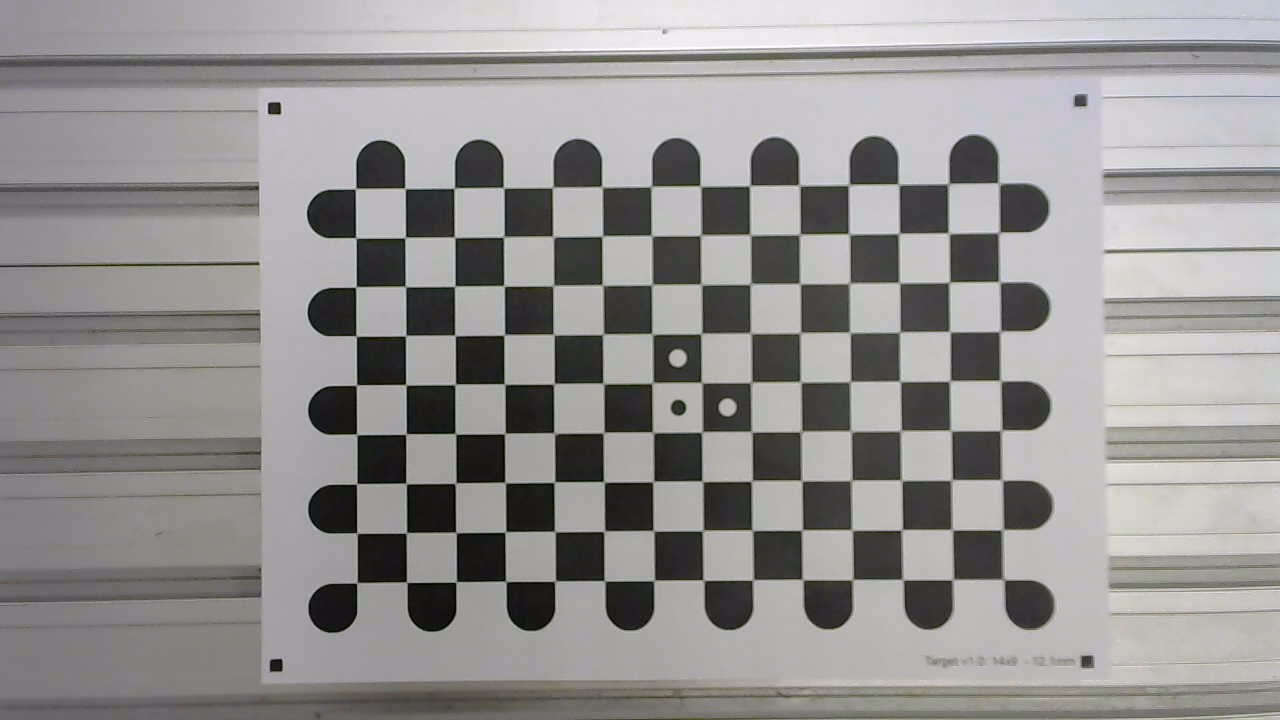
#> input picture A.png, 1280 x 720 px; its folder holds 5 pictures in this run; the run also reads 1 picture not shown here
$ python real.py
#> lines starting #> are read from the running program, lines starting #| are printed output that depends on the picture; after the words box and inside, x2 and y2 are one past the last pixel; in counts of white or black regions, pixels touching at a corner belong together
### pose_estimation.py
import cv2 as cv
import numpy as np
import glob

CHECKERBOARD_WIDTH = 9
CHECKERBOARD_HEIGHT = 14
SQUARE_SIZE = 0.017
criteria = (cv.TERM_CRITERIA_EPS + cv.TERM_CRITERIA_MAX_ITER, 30, 0.001)


def objpgen(middle):
    objp = np.zeros((CHECKERBOARD_HEIGHT * CHECKERBOARD_WIDTH, 3), np.float32)
    objp[:, :2] = np.mgrid[0:CHECKERBOARD_HEIGHT, 0:CHECKERBOARD_WIDTH].T.reshape(-1, 2)

    if middle:
        for i in range(len(objp)):
            objp[i][0] -= (CHECKERBOARD_HEIGHT - 1) / 2
            objp[i][1] -= (CHECKERBOARD_WIDTH - 1) / 2

    objp *= SQUARE_SIZE
    return objp


def prepareimage(img):
    lwr = np.array([0, 0, 0])
    upr = np.array([255, 100, 150])
    hsv = cv.cvtColor(img, cv.COLOR_BGR2HSV)
    msk = cv.inRange(hsv, lwr, upr)
    krn = cv.getStructuringElement(cv.MORPH_RECT, (50, 30))
    dlt = cv.dilate(msk, krn, iterations=5)
    res = 255 - cv.bitwise_and(dlt, msk)
    return np.uint8(res)


# === CALIBRATE CAMERA ============================================================================

def calibrate(middle):
    # Prepare object points
    objp = objpgen(middle)

    # Arrays to store object points and image points from all the images.
    objpoints = []  # 3d point in real world space
    imgpoints = []  # 2d points in image plane.

    images = [img for img in glob.glob('*.png') if not img.startswith('~')]
    # Process the images
    for fname in images:
        img = cv.imread(fname)
        imgbw = prepareimage(img)
        # Find the chess board corners
        ret, corners = cv.findChessboardCornersSB(imgbw, (CHECKERBOARD_HEIGHT, CHECKERBOARD_WIDTH), None)
        # If found, add object points, image points (after refining them)
        if ret:
            objpoints.append(objp)
            imgpoints.append(corners)

    # Obtain camera parameters
    ret, mtx, dist, rvecs, tvecs = cv.calibrateCamera(objpoints, imgpoints, imgbw.shape[::-1], None, None)
    print(tvecs)
    return ret, mtx, dist, rvecs, tvecs


# === FIND POSE OF TARGETS ===========================================================================
def findpose(middle, camerat, camerar):
    rvecsarray = []
    tvecsarray = []
    R_gripper2base = []
    T_gripper2base = []

    ret, mtx, dist, rvecs, tvecs = calibrate(middle)
    # Prepare object points
    objp = objpgen(middle)

    images = [img for img in glob.glob('*.png') if not img.startswith('~')]
    for idx, fname in enumerate(images):
        img = cv.imread(fname)
        imgbw = prepareimage(img)
        ret, corners = cv.findChessboardCornersSB(imgbw, (CHECKERBOARD_HEIGHT, CHECKERBOARD_WIDTH ), None)
        if ret:

            corners2 = cv.cornerSubPix(imgbw, corners, (11, 11), (-1, -1), criteria)
            # Find the rotation and translation vectors.
            ret, rvecs, tvecs = cv.solvePnP(objp, corners2, mtx, dist)

            img = cv.drawFrameAxes(img, mtx, None, rvecs, tvecs, SQUARE_SIZE, 3)
            cv.imshow('Pose', img)
            cv.waitKey()

            R_gripper2base.append(np.array([[camerar[idx][0], camerar[idx][1], camerar[idx][2]],
                                            [camerar[idx][3], camerar[idx][4], camerar[idx][5]],
                                            [camerar[idx][6], camerar[idx][7], camerar[idx][8]]]))
            T_gripper2base.append(np.array([[camerat[idx][0]], [camerat[idx][1]], [camerat[idx][2]]]))

            rmatrix, _ = cv.Rodrigues(rvecs, np.eye(3))
            rvecsarray.append(rmatrix)
            tvecsarray.append(tvecs)

    R_cam2gripper, t_cam2gripper = cv.calibrateHandEye(R_gripper2base, T_gripper2base,
                                                       rvecsarray, tvecsarray)
    return mtx, None, R_cam2gripper, t_cam2gripper

def worldposecalc(fname, middle, mtx, dist, R_base2gripper, t_base2gripper, R_cam2gripper, t_cam2gripper):
    objp = objpgen(middle)

    R_base2gripper = np.array([[R_base2gripper[0], R_base2gripper[1], R_base2gripper[2]],
                               [R_base2gripper[3], R_base2gripper[4], R_base2gripper[5]],
                               [R_base2gripper[6], R_base2gripper[7], R_base2gripper[8]]])

    t_base2gripper = np.array([[t_base2gripper[0]], [t_base2gripper[1]], [t_base2gripper[2]]])

    img = cv.imread(fname)
    imgbw = prepareimage(img)
    ret, corners = cv.findChessboardCornersSB(imgbw, (CHECKERBOARD_HEIGHT, CHECKERBOARD_WIDTH), None)

    if not ret:
        print("Nem található a checkerboard.")
        return

    corners2 = cv.cornerSubPix(imgbw, corners, (11, 11), (-1, -1), criteria)
    # Find the rotation and translation vectors.
    ret, R_object2cam, t_object2cam = cv.solvePnP(objp, corners2, mtx, dist)

    R_object2cam, _ = cv.Rodrigues(R_object2cam, np.eye(3))

    base2gripper = np.column_stack((R_base2gripper, t_base2gripper))
    base2gripper = np.vstack((base2gripper, [0, 0, 0, 1]))

    cam2gripper = np.column_stack((R_cam2gripper, t_cam2gripper))
    cam2gripper = np.vstack((cam2gripper, [0, 0, 0, 1]))

    object2cam = np.column_stack((R_object2cam, t_object2cam))
    object2cam = np.vstack((object2cam, [0, 0, 0, 1]))

    base2object = np.dot(base2gripper, np.dot(cam2gripper, object2cam))

    R_base2object = base2object[:3, :3].flatten().tolist()
    t_base2object = base2object[:3, 3].tolist()
    return R_base2object, t_base2object

### real.py
import numpy as np
from scipy.spatial.transform import Rotation as R

demo_positions = [[0.465, 0.0005, 0.5768],
           [0.465, 0.0005, 0.6641],
           [0.465, 0.0005, 0.5144],
           [0.4651, -0.089, 0.5765],
           [0.4651, -0.0578, 0.5765],
           [0.4651, 0.0477, 0.5765],
           [0.4651, 0.0633, 0.5765],
           [0.4814, 0.0003, 0.5765],
           [0.4376, 0.0003, 0.5765],
           [0.4376, 0.0628, 0.5765],
           [0.4466, -0.0827, 0.5765],
           [0.4729, -0.0827, 0.5765],
           [0.4729, 0.059, 0.5765],
            [0.4856, -0.0853, 0.7126]]

demo_rotations = [[-90,0,89.9],
[-90,0,89.9],
[-90,0,89.9],
[-90,0,89.9],
[-90,0,89.9],
[-90,0,89.9],
[-90,0,89.9],
[-90,0,89.9],
[-90,0,89.9],
[-90,0,89.9],
[-90,0,89.9],
[-90,0,89.9],
[-90,0,89.9],
[-45,-0.1,90.2]]

rot_matrices = []

for angles in demo_rotations:
    # Convert degrees to radians
    angles_rad = np.radians(angles)

    # Create a Rotation object from Euler angles
    rotation = R.from_euler('zyx', angles_rad, degrees=False)

    # Get the 3x3 rotation matrix
    rotation_matrix = rotation.as_matrix().flatten().tolist()

    rot_matrices.append(rotation_matrix)

demo_rotations = rot_matrices

import pose_estimation

mtx, dist, R_cam2gripper, t_cam2gripper = pose_estimation.findpose(True, demo_positions, demo_rotations)
#> in calibrate, img is the input picture: shape (720, 1280, 3); mean B, G, R 145.7, 146.7, 147.7
#> in prepareimage, `msk = cv.inRange(hsv, lwr, upr)`:
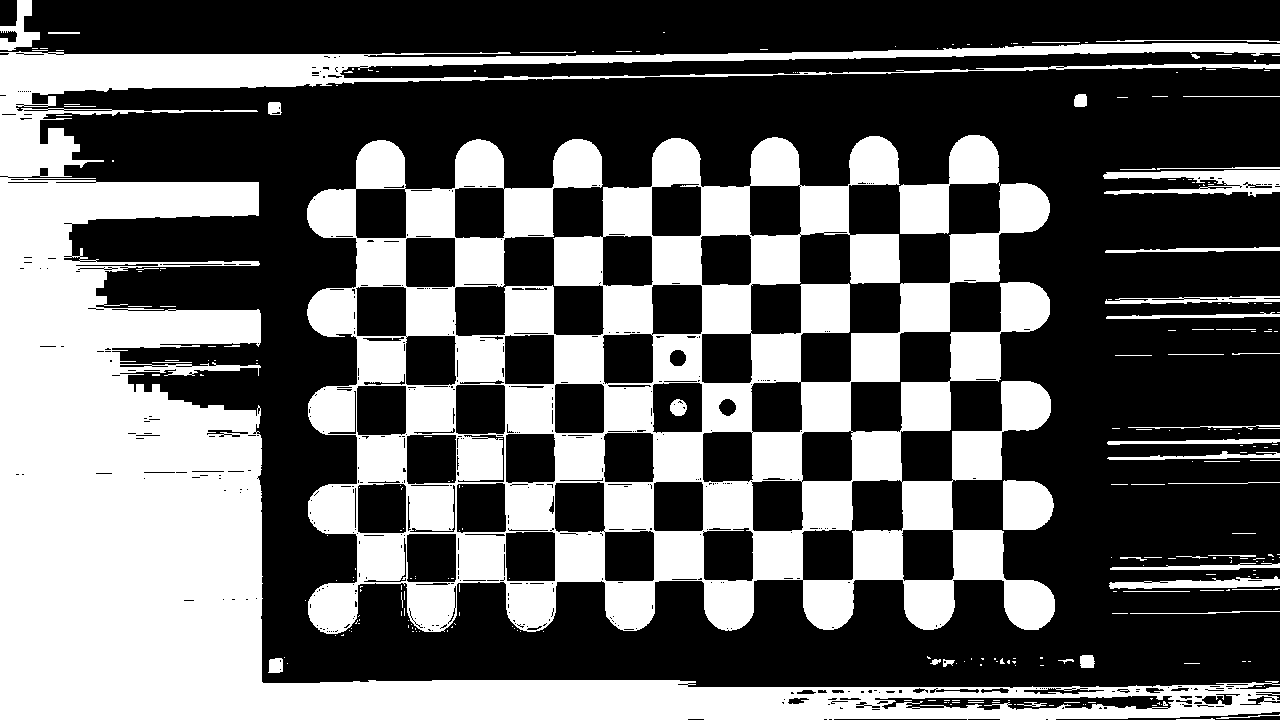
#> msk: shape (720, 1280); 39.6% white; 270 white regions (214 under 20 px), largest, box (x1, y1, x2, y2) and area: (0, 43, 1280, 720) 177751, (307, 136, 1055, 634) 167840, (899, 135, 999, 234) 4597
#> in calibrate, `ret, corners = cv.findChessboardCornersSB(imgbw, (CHECKERBOARD_HEIGHT,..`: ret = True; corners = 126 rows, first 8: [355.6, 188.5], [404.9, 188.3], [454.4, 188], [503.6, 187.4], [552.8, 187.5], [602.1, 186.6], [651.5, 186.6], [700.4, 185.5]
#> pass 2 of the loop in calibrate, `for fname in images:`:
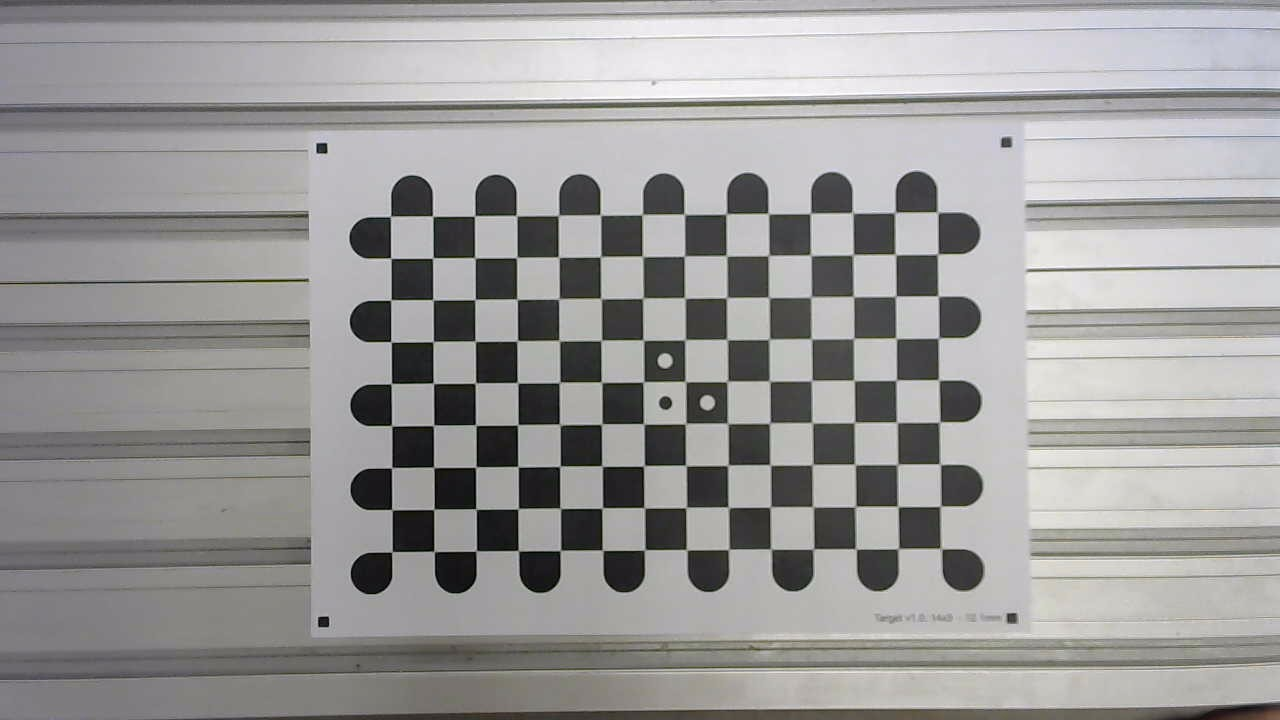
#> input picture B.png, 1280 x 720 px
#> in calibrate, img is the input picture: shape (720, 1280, 3); mean B, G, R 153.4, 153.8, 154.9
#> in prepareimage (call 2), `msk = cv.inRange(hsv, lwr, upr)`:
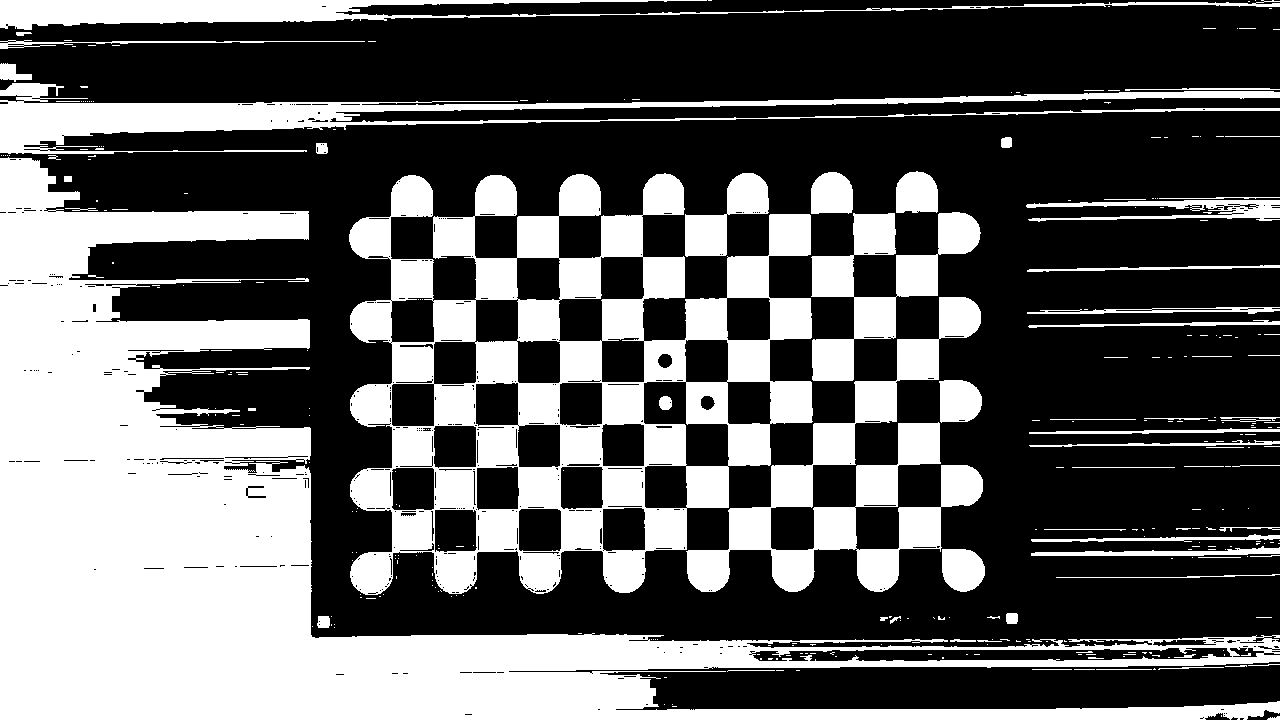
#> msk: shape (720, 1280); 37.8% white; 318 white regions (246 under 20 px), largest, box (x1, y1, x2, y2) and area: (0, 157, 1280, 720) 177977, (349, 173, 813, 595) 82483, (686, 297, 983, 592) 23750
#> in calibrate, `ret, corners = cv.findChessboardCornersSB(imgbw, (CHECKERBOARD_HEIGHT,..`: corners = 126 rows, first 8: [390.4, 216.9], [432.7, 216.4], [474.5, 215.7], [516.4, 215.6], [558.6, 215.6], [600.3, 215.5], [642.5, 214.5], [684.2, 214.4]
#> in findpose, `ret, corners = cv.findChessboardCornersSB(imgbw, (CHECKERBOARD_HEIGHT,..`: ret = True; corners = 126 rows, first 8: [355.6, 188.5], [404.9, 188.3], [454.4, 188], [503.6, 187.4], [552.8, 187.5], [602.1, 186.6], [651.5, 186.6], [700.4, 185.5]
#> in findpose, `corners2 = cv.cornerSubPix(imgbw, corners, (11, 11), (-1, -1), criteria)`: corners2 = 126 rows, first 8: [355.5, 188.5], [404.6, 187.6], [454.5, 188.4], [503.5, 187.7], [552.6, 187.4], [601.9, 186.4], [651.4, 186.4], [700.6, 185.6]
#> in findpose, `img = cv.drawFrameAxes(img, mtx, None, rvecs, tvecs, SQUARE_SIZE, 3)`:
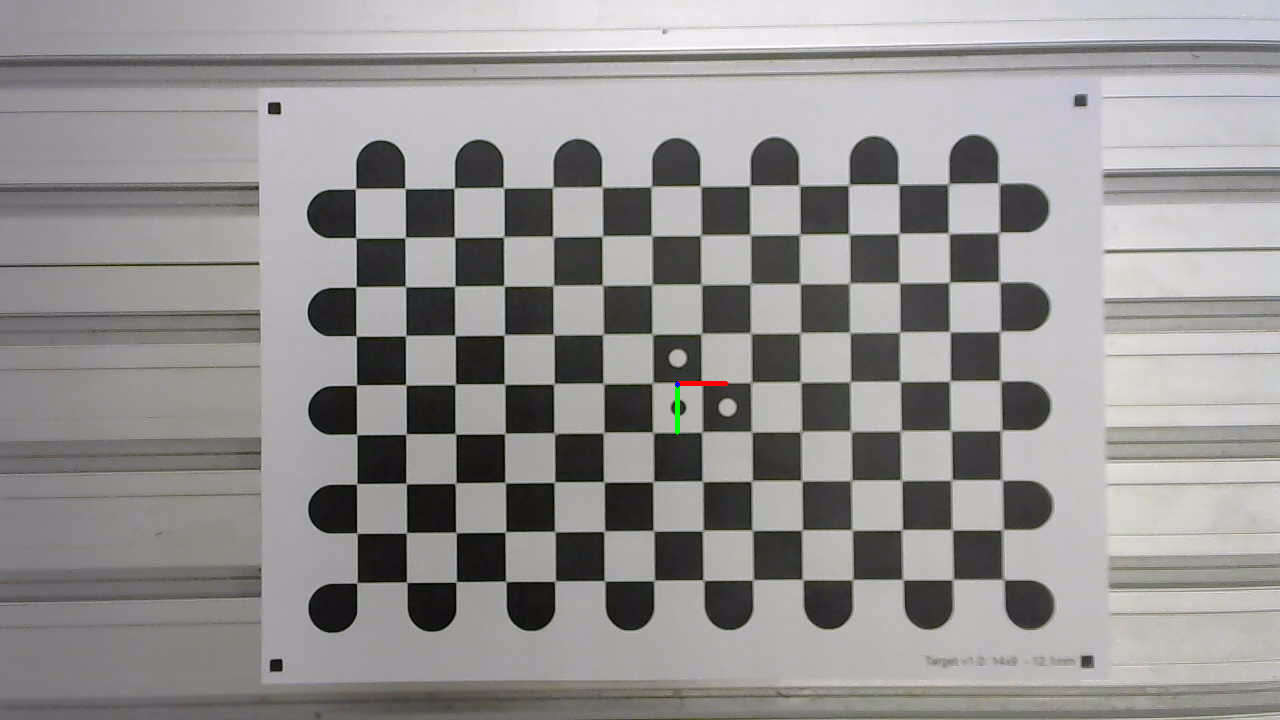
#> img: shape (720, 1280, 3); 0.05% of pixels changed, all inside (x1, y1, x2, y2) = (675, 381, 729, 435)
#> pass 2 of the loop in findpose, `for idx, fname in enumerate(images):`:
#> in findpose, `ret, corners = cv.findChessboardCornersSB(imgbw, (CHECKERBOARD_HEIGHT,..`: corners = 126 rows, first 8: [390.4, 216.9], [432.7, 216.4], [474.5, 215.7], [516.4, 215.6], [558.6, 215.6], [600.3, 215.5], [642.5, 214.5], [684.2, 214.4]
#> corners2 = 126 rows, first 8: [390.5, 216.7], [432.3, 216.3], [474.5, 215.6], [516.5, 215.5], [558.5, 215.5], [600.3, 214.8], [642.4, 214.5], [684.2, 214]
#> in findpose, `img = cv.drawFrameAxes(img, mtx, None, rvecs, tvecs, SQUARE_SIZE, 3)`:
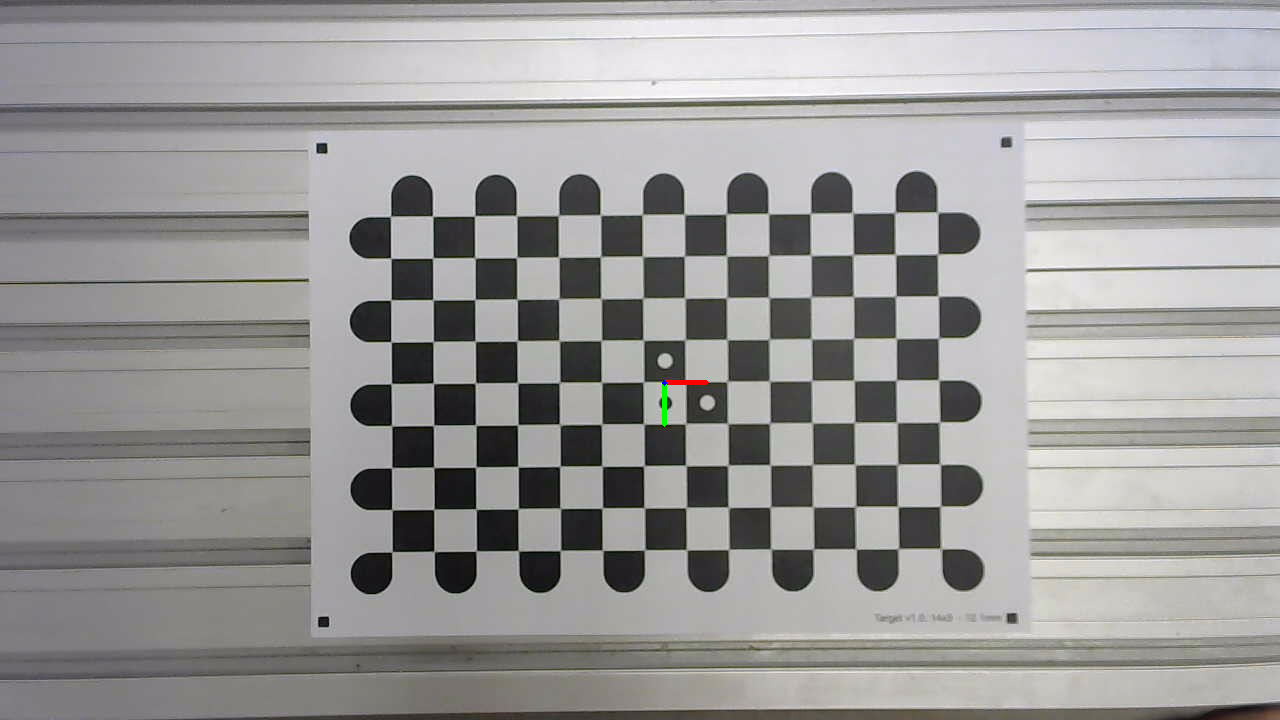
#> img: shape (720, 1280, 3); 0.05% of pixels changed, all inside (x1, y1, x2, y2) = (662, 380, 709, 427)
print(t_cam2gripper)
R_base2object, t_base2object = pose_estimation.worldposecalc("~0.png", True, mtx, dist, demo_rotations[0], demo_positions[0], R_cam2gripper, t_cam2gripper)
print(t_base2object)
